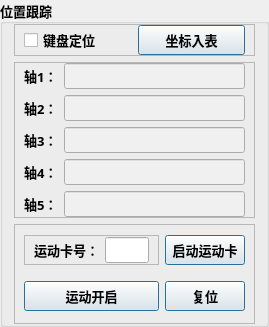
              <widget class="QGroupBox" name="groupBox_6">
               <property name="font">
                <font>
                 <family>微软雅黑</family>
                 <pointsize>10</pointsize>
                 <bold>true</bold>
                </font>
               </property>
               <property name="title">
                <string>位置跟踪</string>
               </property>
               <layout class="QGridLayout" name="gridLayout_22">
                <property name="topMargin">
                 <number>0</number>
                </property>
                <property name="bottomMargin">
                 <number>0</number>
                </property>
                <item row="1" column="0">
                 <widget class="QFrame" name="frame_17">
                  <property name="frameShape">
                   <enum>QFrame::Shape::StyledPanel</enum>
                  </property>
                  <property name="frameShadow">
                   <enum>QFrame::Shadow::Raised</enum>
                  </property>
                  <layout class="QGridLayout" name="gridLayout_23">
                   <property name="topMargin">
                    <number>0</number>
                   </property>
                   <property name="bottomMargin">
                    <number>0</number>
                   </property>
                   <item row="0" column="0">
                    <widget class="QLabel" name="label_20">
                     <property name="font">
                      <font>
                       <family>微软雅黑</family>
                       <pointsize>10</pointsize>
                       <bold>true</bold>
                      </font>
                     </property>
                     <property name="text">
                      <string>轴1：</string>
                     </property>
                    </widget>
                   </item>
                   <item row="0" column="1">
                    <widget class="QLineEdit" name="lineEdit_axis0">
                     <property name="font">
                      <font>
                       <family>微软雅黑</family>
                       <pointsize>10</pointsize>
                       <bold>false</bold>
                      </font>
                     </property>
                     <property name="styleSheet">
                      <string notr="true">background:rgb(240,240,240)</string>
                     </property>
                     <property name="echoMode">
                      <enum>QLineEdit::EchoMode::Normal</enum>
                     </property>
                     <property name="readOnly">
                      <bool>true</bool>
                     </property>
                    </widget>
                   </item>
                   <item row="1" column="0">
                    <widget class="QLabel" name="label_21">
                     <property name="font">
                      <font>
                       <family>微软雅黑</family>
                       <pointsize>10</pointsize>
                       <bold>true</bold>
                      </font>
                     </property>
                     <property name="text">
                      <string>轴2：</string>
                     </property>
                    </widget>
                   </item>
                   <item row="1" column="1">
                    <widget class="QLineEdit" name="lineEdit_axis1">
                     <property name="font">
                      <font>
                       <family>微软雅黑</family>
                       <pointsize>10</pointsize>
                       <bold>false</bold>
                      </font>
                     </property>
                     <property name="styleSheet">
                      <string notr="true">background:rgb(240,240,240)</string>
                     </property>
                     <property name="echoMode">
                      <enum>QLineEdit::EchoMode::Normal</enum>
                     </property>
                     <property name="readOnly">
                      <bool>true</bool>
                     </property>
                    </widget>
                   </item>
                   <item row="2" column="0">
                    <widget class="QLabel" name="label_25">
                     <property name="font">
                      <font>
                       <family>微软雅黑</family>
                       <pointsize>10</pointsize>
                       <bold>true</bold>
                      </font>
                     </property>
                     <property name="text">
                      <string>轴3：</string>
                     </property>
                    </widget>
                   </item>
                   <item row="2" column="1">
                    <widget class="QLineEdit" name="lineEdit_axis2">
                     <property name="font">
                      <font>
                       <family>微软雅黑</family>
                       <pointsize>10</pointsize>
                       <bold>false</bold>
                      </font>
                     </property>
                     <property name="styleSheet">
                      <string notr="true">background:rgb(240,240,240)</string>
                     </property>
                     <property name="echoMode">
                      <enum>QLineEdit::EchoMode::Normal</enum>
                     </property>
                     <property name="readOnly">
                      <bool>true</bool>
                     </property>
                    </widget>
                   </item>
                   <item row="3" column="0">
                    <widget class="QLabel" name="label_26">
                     <property name="font">
                      <font>
                       <family>微软雅黑</family>
                       <pointsize>10</pointsize>
                       <bold>true</bold>
                      </font>
                     </property>
                     <property name="text">
                      <string>轴4：</string>
                     </property>
                    </widget>
                   </item>
                   <item row="3" column="1">
                    <widget class="QLineEdit" name="lineEdit_axis3">
                     <property name="font">
                      <font>
                       <family>微软雅黑</family>
                       <pointsize>10</pointsize>
                       <bold>false</bold>
                      </font>
                     </property>
                     <property name="styleSheet">
                      <string notr="true">background:rgb(240,240,240)</string>
                     </property>
                     <property name="echoMode">
                      <enum>QLineEdit::EchoMode::Normal</enum>
                     </property>
                     <property name="readOnly">
                      <bool>true</bool>
                     </property>
                    </widget>
                   </item>
                   <item row="4" column="0">
                    <widget class="QLabel" name="label_24">
                     <property name="font">
                      <font>
                       <family>微软雅黑</family>
                       <pointsize>10</pointsize>
                       <bold>true</bold>
                      </font>
                     </property>
                     <property name="text">
                      <string>轴5：</string>
                     </property>
                    </widget>
                   </item>
                   <item row="4" column="1">
                    <widget class="QLineEdit" name="lineEdit_axis4">
                     <property name="font">
                      <font>
                       <family>微软雅黑</family>
                       <pointsize>10</pointsize>
                       <bold>false</bold>
                      </font>
                     </property>
                     <property name="styleSheet">
                      <string notr="true">background:rgb(240,240,240)</string>
                     </property>
                     <property name="echoMode">
                      <enum>QLineEdit::EchoMode::Normal</enum>
                     </property>
                     <property name="readOnly">
                      <bool>true</bool>
                     </property>
                    </widget>
                   </item>
                  </layout>
                 </widget>
                </item>
                <item row="0" column="0">
                 <widget class="QFrame" name="frame_16">
                  <property name="minimumSize">
                   <size>
                    <width>0</width>
                    <height>0</height>
                   </size>
                  </property>
                  <property name="frameShape">
                   <enum>QFrame::Shape::StyledPanel</enum>
                  </property>
                  <property name="frameShadow">
                   <enum>QFrame::Shadow::Raised</enum>
                  </property>
                  <layout class="QGridLayout" name="gridLayout_19">
                   <property name="topMargin">
                    <number>0</number>
                   </property>
                   <property name="bottomMargin">
                    <number>0</number>
                   </property>
                   <item row="0" column="0">
                    <widget class="QCheckBox" name="checkBox_key">
                     <property name="font">
                      <font>
                       <family>微软雅黑</family>
                       <pointsize>10</pointsize>
                       <bold>true</bold>
                      </font>
                     </property>
                     <property name="text">
                      <string>键盘定位</string>
                     </property>
                    </widget>
                   </item>
                   <item row="0" column="1">
                    <widget class="QPushButton" name="pushButton_ToTable">
                     <property name="minimumSize">
                      <size>
                       <width>0</width>
                       <height>30</height>
                      </size>
                     </property>
                     <property name="font">
                      <font>
                       <family>微软雅黑</family>
                       <pointsize>10</pointsize>
                       <bold>true</bold>
                      </font>
                     </property>
                     <property name="text">
                      <string>坐标入表</string>
                     </property>
                     <property name="default">
                      <bool>true</bool>
                     </property>
                    </widget>
                   </item>
                  </layout>
                 </widget>
                </item>
                <item row="2" column="0">
                 <widget class="QFrame" name="frame_15">
                  <property name="minimumSize">
                   <size>
                    <width>0</width>
                    <height>100</height>
                   </size>
                  </property>
                  <property name="frameShape">
                   <enum>QFrame::Shape::StyledPanel</enum>
                  </property>
                  <property name="frameShadow">
                   <enum>QFrame::Shadow::Raised</enum>
                  </property>
                  <layout class="QGridLayout" name="gridLayout_24">
                   <property name="topMargin">
                    <number>0</number>
                   </property>
                   <property name="bottomMargin">
                    <number>0</number>
                   </property>
                   <item row="0" column="0">
                    <widget class="QFrame" name="frame_18">
                     <property name="maximumSize">
                      <size>
                       <width>135</width>
                       <height>16777215</height>
                      </size>
                     </property>
                     <property name="frameShape">
                      <enum>QFrame::Shape::StyledPanel</enum>
                     </property>
                     <property name="frameShadow">
                      <enum>QFrame::Shadow::Raised</enum>
                     </property>
                     <layout class="QGridLayout" name="gridLayout_21">
                      <property name="topMargin">
                       <number>0</number>
                      </property>
                      <property name="bottomMargin">
                       <number>0</number>
                      </property>
                      <item row="0" column="0">
                       <widget class="QLabel" name="label_18">
                        <property name="font">
                         <font>
                          <family>微软雅黑</family>
                          <pointsize>10</pointsize>
                          <bold>true</bold>
                         </font>
                        </property>
                        <property name="text">
                         <string>运动卡号：</string>
                        </property>
                       </widget>
                      </item>
                      <item row="0" column="1">
                       <widget class="QLineEdit" name="lineEdit_CarNo">
                        <property name="maximumSize">
                         <size>
                          <width>16777215</width>
                          <height>16777215</height>
                         </size>
                        </property>
                        <property name="alignment">
                         <set>Qt::AlignmentFlag::AlignCenter</set>
                        </property>
                       </widget>
                      </item>
                     </layout>
                    </widget>
                   </item>
                   <item row="0" column="1">
                    <widget class="QPushButton" name="pushButton_CardStart">
                     <property name="minimumSize">
                      <size>
                       <width>0</width>
                       <height>30</height>
                      </size>
                     </property>
                     <property name="font">
                      <font>
                       <family>微软雅黑</family>
                       <pointsize>10</pointsize>
                       <bold>true</bold>
                      </font>
                     </property>
                     <property name="text">
                      <string>启动运动卡</string>
                     </property>
                     <property name="default">
                      <bool>true</bool>
                     </property>
                    </widget>
                   </item>
                   <item row="1" column="0">
                    <widget class="QPushButton" name="pushButton_CardRun">
                     <property name="minimumSize">
                      <size>
                       <width>0</width>
                       <height>30</height>
                      </size>
                     </property>
                     <property name="font">
                      <font>
                       <family>微软雅黑</family>
                       <pointsize>10</pointsize>
                       <bold>true</bold>
                      </font>
                     </property>
                     <property name="text">
                      <string>运动开启</string>
                     </property>
                     <property name="default">
                      <bool>true</bool>
                     </property>
                    </widget>
                   </item>
                   <item row="1" column="1">
                    <widget class="QPushButton" name="pushButton_CardReset">
                     <property name="minimumSize">
                      <size>
                       <width>0</width>
                       <height>30</height>
                      </size>
                     </property>
                     <property name="font">
                      <font>
                       <family>微软雅黑</family>
                       <pointsize>10</pointsize>
                       <bold>true</bold>
                      </font>
                     </property>
                     <property name="text">
                      <string>复位</string>
                     </property>
                     <property name="default">
                      <bool>true</bool>
                     </property>
                    </widget>
                   </item>
                  </layout>
                 </widget>
                </item>
               </layout>
              </widget>
